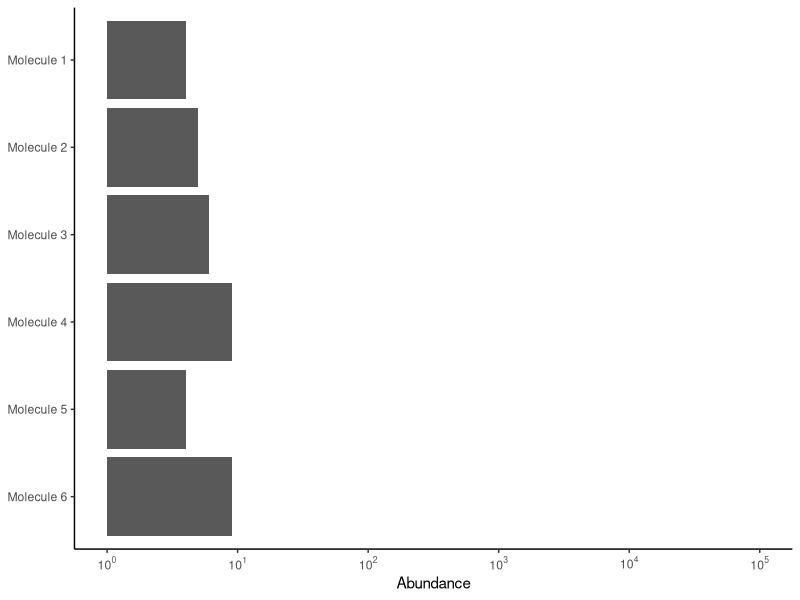

The R script that drew this image:
library(tidyverse)
library(scales)

set.seed(1)
df <- tibble(
  x = round(10^runif(6, .5, )),
  n = paste0("Molecule ", seq_along(x)) %>% forcats::fct_rev()
)

ggplot(df) +
  geom_bar(aes(n, x), stat = "identity") +
  theme_classic() +
  scale_y_log10(breaks = trans_breaks("log10", function(x) 10^x),
                labels = trans_format("log10", math_format(10^.x)),
                limits = 10^c(0, 5)) +
  labs(x = NULL, y = "Abundance") +
  coord_flip()

